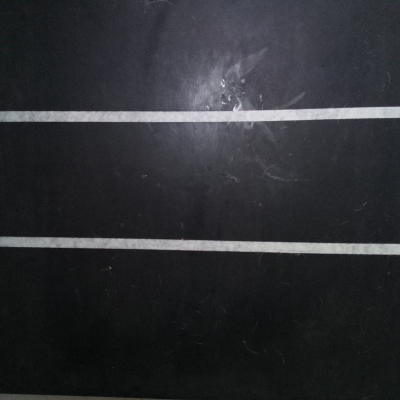
#> input picture python/HSV/fondo.jpg, 400 x 400 px, found by its file name
$ python ventanas.py   (older library calls are emulated)
#> lines starting #> are read from the running program, lines starting #| are printed output that depends on the picture; after the words box and inside, x2 and y2 are one past the last pixel; in counts of white or black regions, pixels touching at a corner belong together; pictures that were not available may be replaced by others from this repository, and a replacement may not be noted
import os
import numpy as np
from skimage import io
from skimage.color import rgb2grey
from PIL import Image, ImageOps

path = "C:/Users/EDWAR/Documents/u/proyecto_de_grado/fotos_platano/fotodpi2/20-07"
fondo=io.imread("C:/Users/EDWAR/Documents/u/proyecto_de_grado/fotos_platano/fotodpi2/20-07/fondo.jpg")
#> fondo is the input picture: shape (400, 400, 3); mean R, G, B 45.1, 46.3, 50.2
fondo=rgb2grey(fondo)
#> fondo: shape (400, 400) float64
n = fondo.shape
#> n = (400, 400)
s=np.zeros(n)
for i in  os.listdir(path):
	path2=("C:/Users/EDWAR/Documents/u/proyecto_de_grado/fotos_platano/fotodpi2/binarizadas/20-07/" + i)
	img=io.imread(path + "/" + i)
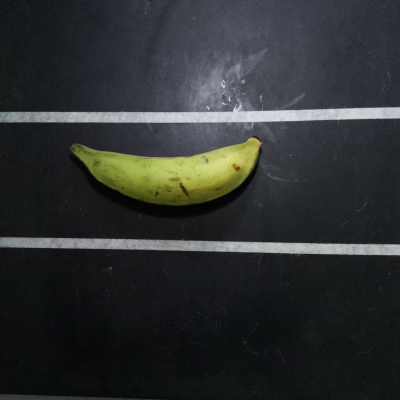
#> input picture python/HSV/2.jpg, 400 x 400 px, given as the content of the folder R/Documents/u/proyecto_de_grado/fotos_platano/fotodpi2/20-07, which was not available
#> img is the input picture: shape (400, 400, 3); mean R, G, B 45.9, 48.4, 48.6
	print(path + "/" + i)
	img =  rgb2grey(img)
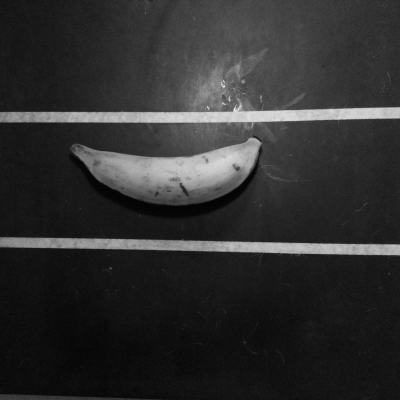
#> img: shape (400, 400) float64; min 0.00728, max 0.918, mean 0.188
	n=img.shape
	imgc=np.zeros((126,250))
	# imgc=np.zeros((75,150))

	i=0
	j=0
	for x in range(122, n[0]-152,1):
		j=0
		for y in range(50, n[1]-100,1):
			s[x][y]=img[x][y]- fondo[x][y]

			if s[x][y] <= 0.117:
				imgc[i][j] = 0
			else:
				imgc[i][j] = 1

			j=j+1
		i=i+1
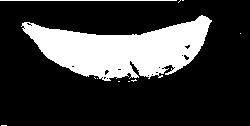
#> imgc: shape (126, 250) float64; values 0 (black) and 1 (white), 22.6% white; 11 white regions (9 under 20 px), largest, box (x1, y1, x2, y2) and area: (21, 15, 212, 81) 6911, (0, 0, 177, 1) 177
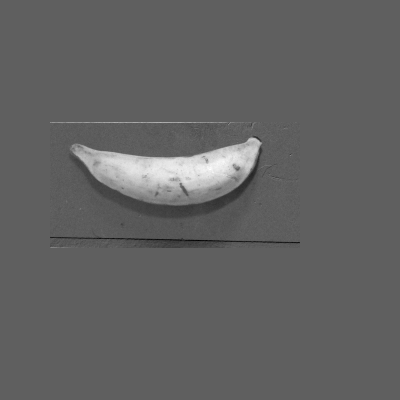
#> s: shape (400, 400) float64; min -0.375, max 0.63, mean 0.0123; drawn with min black and max white
#> after the loop, i = 126

	io.imsave(path2, imgc)

io.imshow(imgc)
io.show()
